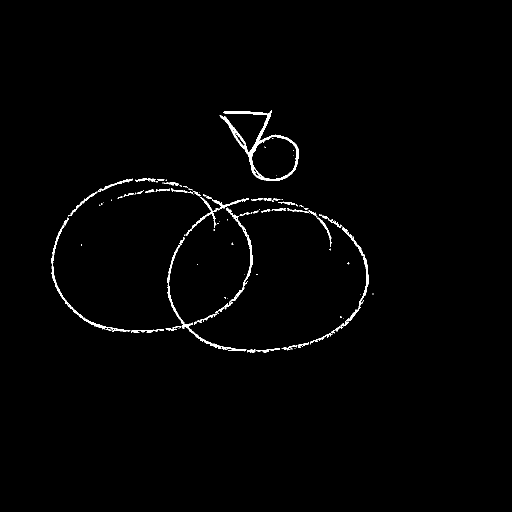
#> input picture DatasetGenerator/tests/test_inter.png, 1024 x 1024 px, found by its file name (shown at 1/2 size)
$ python utils.py
#> lines starting #> are read from the running program, lines starting #| are printed output that depends on the picture; after the words box and inside, x2 and y2 are one past the last pixel; in counts of white or black regions, pixels touching at a corner belong together
from PIL import Image
import numpy as np
import math
import glob
import json
import cv2
import os


def get_paths(path, element_ids):
    """
    Finds all diagram element files with and id in the element_ids list
    and returns a list with their paths.

    :param path: Path to the directory where the images of the
     elements are located.
    :param element_ids: List of element ids to match.
    :return: List with a path for every file found with an id on element_ids.
    """
    paths = []
    for _id in element_ids:
        filename = f'?????-???-???-{_id}-???-???.png'
        paths += glob.glob(path + filename)
    return paths


def get_element_paths(element_type, elements_path="elements/",
                      include_suffixes=None, exclude_suffixes=None):
    """
    Gets a list with every image path of a specified element.
    Paths can be filtered by their suffixes, either inclusively or exclusively.
    Suffixes are NOT ids, suffixes are, ie: rectangular-parallelogram,
    triangle, ellipse, etc.

    :param element_type: Type of the element to load paths of, this can take
     values that are first order keys in the element_id.json file, ie: texts,
     connections, shapes, etc.
    :param elements_path: Path to the directory where the images of the
     elements are located.
    :param include_suffixes: A list of suffixes to be included in the list.
     If both include and exclude suffixes are empty, all shapes are included
     in the returned list.
    :param exclude_suffixes: A list of suffixes to be excluded from the list.
     If both include and exclude suffixes are empty, all shapes are included
     in the returned list.
    :return: Tuple containing: (Dictionary of id as keys and the suffix as
     value, List with a path for each valid shape image).
    :raises ValueError: If both include_suffixes and exclude_suffixes are
     populated.
    """
#> called with element_type = 'shapes', elements_path = 'elements/'
    with open("picture_ids/element_id.json") as f:
#> (reads DatasetGenerator/picture_ids/element_id.json from the repository)
        try:
            suffix_dict = json.load(f)[element_type]
        except KeyError:
            raise KeyError(f"{element_type} is not a valid element, "
                           f"check the element_id.json file.")
    if include_suffixes and exclude_suffixes:
        raise ValueError("Only one of the two prefixes lists can be defined"
                         "at the same time.")
    elif include_suffixes:
        suffixes = include_suffixes
        ids = [suffix_dict[key] for key in include_suffixes]
    elif exclude_suffixes:
        all_ids = suffix_dict.values()
        exclude_ids = [suffix_dict[key] for key in exclude_suffixes]
        suffixes = set(suffix_dict.keys()) - set(exclude_suffixes)
        ids = set(all_ids) - set(exclude_ids)
    else:  # empty_include and empty_exclude
        suffixes = suffix_dict.keys()
        ids = suffix_dict.values()
    paths = get_paths(elements_path, ids)
#> `img = cv2.imread("tests/test_inter.png", cv2.IMREAD_GRAYSCALE)`: img: shape (1024, 1024); 1.1% white; 124 white regions (74 under 20 px), largest, box (x1, y1, x2, y2) and area: (439, 221, 598, 362) 2771, (335, 490, 493, 703) 1149, (449, 415, 505, 619) 925
    return dict(zip(ids, suffixes)), paths


def scale_image(image, max_size_length):
    """
    Scales a given image (np.array) with only one channel given a maximum size.
    This maximum size will dictate the size of the largest size of the image,
    while its shorter side will be scaled accordingly to preserve the aspect
    ratio.

    :param image: Image to be scaled.
    :param max_size_length: Size in pixels of the largest side of the resulting
     image.
    :return: Resized image.
    :raises ValueError: If the image has more than two dimensions, ie: a channel
     dimension.
    """
#> called with max_size_length = 250
    if len(image.shape) != 2:
        raise ValueError("Image must have only one channel. Shape has to be (h, w).")
    height, width = image.shape
#> height = 1024; width = 1024
    max_i = np.argmax([height, width])
#> max_i = 0
    if max_i == 0:
        new_height, new_width = max_size_length, int(max_size_length/height*width)
#> new_height = 250; new_width = 250
    else:
        new_height, new_width = int(max_size_length / width * height), max_size_length
    return cv2.resize(image, dsize=(new_width, new_height), interpolation=cv2.INTER_NEAREST_EXACT)
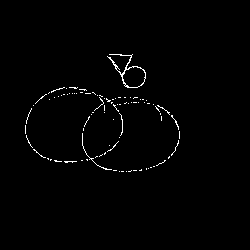
#> returned value: shape (250, 250); 1.1% white in thin lines or dots, all inside (x1, y1, x2, y2) = (25, 54, 180, 172)


# [227 lines left out: functions check_file_path, overlaps, int_mean, get_box_center, get_farthest_point_from, get_pixels_coords and 4 more, not called in this run]


if __name__ == "__main__":
    print(get_element_paths("shapes"))
    print(get_element_paths("shapes", include_suffixes=["ellipse"]))
    print(get_element_paths("shapes", exclude_suffixes=["ellipse"]))
    img = cv2.imread("tests/test_inter.png", cv2.IMREAD_GRAYSCALE)
    res = scale_image(img, 250)
    cv2.imshow("test", res)
    cv2.waitKey(0)
